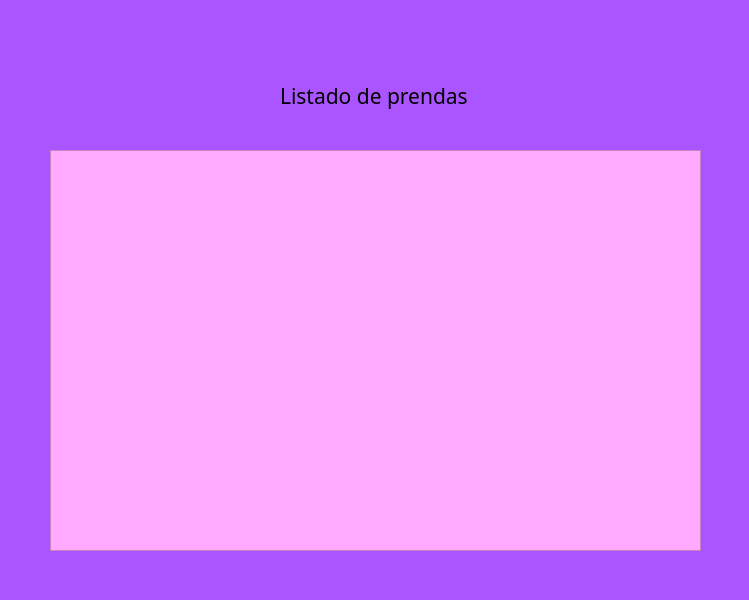
<?xml version="1.0" encoding="UTF-8"?>
<ui version="4.0">
 <class>MainWindow</class>
 <widget class="QMainWindow" name="MainWindow">
  <property name="geometry">
   <rect>
    <x>0</x>
    <y>0</y>
    <width>749</width>
    <height>600</height>
   </rect>
  </property>
  <property name="windowTitle">
   <string>MainWindow</string>
  </property>
  <property name="styleSheet">
   <string notr="true">background-color: rgb(170, 85, 255);</string>
  </property>
  <widget class="QWidget" name="centralwidget">
   <widget class="QLabel" name="label">
    <property name="geometry">
     <rect>
      <x>280</x>
      <y>60</y>
      <width>241</width>
      <height>71</height>
     </rect>
    </property>
    <property name="font">
     <font>
      <family>Segoe Print</family>
      <pointsize>16</pointsize>
     </font>
    </property>
    <property name="text">
     <string>Listado de prendas</string>
    </property>
   </widget>
   <widget class="QTextEdit" name="listar_prenda">
    <property name="geometry">
     <rect>
      <x>50</x>
      <y>150</y>
      <width>651</width>
      <height>401</height>
     </rect>
    </property>
    <property name="font">
     <font>
      <pointsize>12</pointsize>
     </font>
    </property>
    <property name="styleSheet">
     <string notr="true">background-color: rgb(255, 170, 255);</string>
    </property>
   </widget>
  </widget>
 </widget>
 <resources/>
 <connections/>
</ui>
